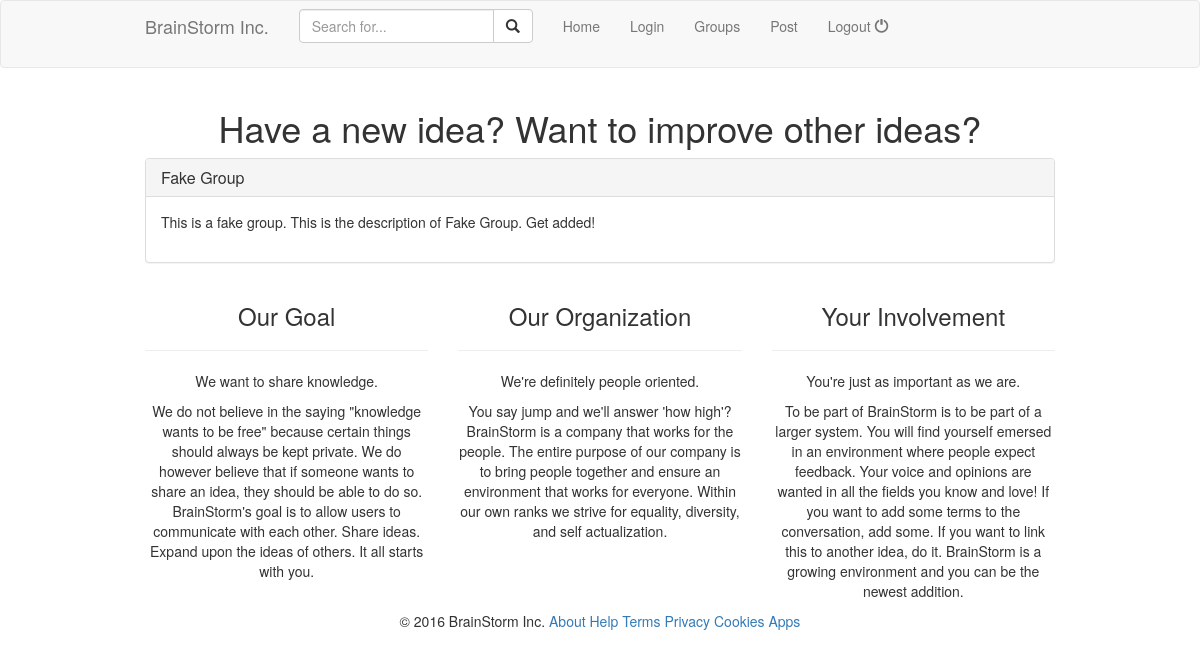
The app's page /Website/Group.php?gID=5 with its own data.
### tables this page shows
CREATE TABLE IF NOT EXISTS `groups` (
  `creator` char(60) DEFAULT NULL,
  `groupID` int(11) NOT NULL,
  `groupname` char(60) DEFAULT NULL,
  `description` varchar(255) DEFAULT NULL
);

### Website/Group.php (the view, shortened to what this page needs)
<?php
require_once('header.php');
$gID = $_GET["gID"];
$groupname = '';
	if (!isset($dsn)) {
		$dsn = 'mysql:host=localhost;dbname=brainstorm;port=8889';
	}
	if (!isset($dbname)) {
		$dbname = 'root';
	}
	if (!isset($dbpword)) {
		$dbpword = 'root';
	}
	try {
		$dbh = new PDO($dsn, $dbname, $dbpword);
		$stmt = $dbh->prepare('SELECT * FROM groups WHERE groupID=:gID');
		$stmt->bindParam(':gID', $gID, PDO::PARAM_INT);
		$stmt->execute();
		if ($stmt->rowCount() > 0) {
			$get=$stmt->fetch(PDO::FETCH_ASSOC);
			$groupname = $get['groupname'];
			$groupdesc = $get['description'];
		} else {
			$g = '1';
			$groupErr = 'This group doesn\'t exist.';
		}
	} catch (PDOException $e) {
		print "Error!: " . $e->getMessage() . "<br/>";
		die();
	}
?>
	<h1 class="text-center">Have a new idea? Want to improve other ideas?</h1>
	<div id="groups">
        <div class="panel panel-default" style="clear: both;">
          <div class="panel-heading">
            <h2 class="panel-title"><?php echo $groupname; ?></h2>
          </div>
          <div class="panel-body">
          	<?php echo $groupdesc; ?>
            </div>
          </div>
        </div>
      </div>
<?php
require_once('footer.php');
?>

### records on screen
groups: groupname "Fake Group", description "This is a fake group. This is the description of Fake Group. Get added!"
